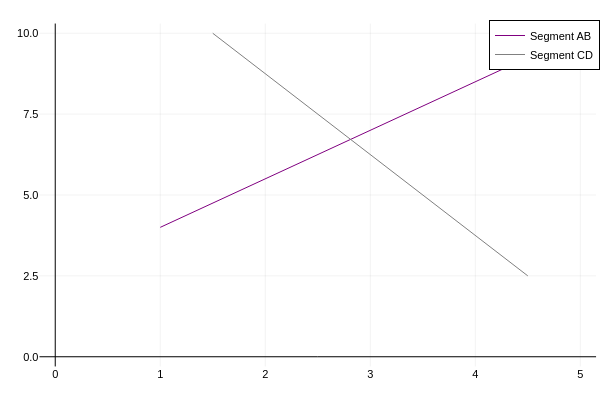

Notebook code cell kept with this figure:
### Markdown cell above
<a id="perpendicular-lines"></a>
#### 2.1.1.3 Perpendicular Lines

**Mathematical Concept:**
Lines are orthogonal (perpendicular) if their slopes are negative reciprocals of one another, forming a 90-degree intersection.
$$ m_1 = -\frac{1}{m_2} $$

**Modeling Objective:**
Visualize orthogonal trajectories in a Cartesian coordinate system.

[↑ Back to Table of Contents](#table-of-contents)

### Code cell
A = (x1, y1) = (1.0, 4.0)
B = (x2, y2) = (5.0, 10.0)

plot([x1, x2], [y1, y2], 
      label="Segment AB", 
      color=:purple,)

C = (a1, b1) = (x1+0.5, y1*2.5)
D = (a2, b2) = (x2-0.5, y2/4)

plot!([a1, a2], [b1, b2], 
      label="Segment CD", 
      color=:gray,
      framestyle=:zerolines)

# I know the angle is not 90 degree, But i tried

### Figure 1 — Plotly figure (JSON) as saved in the notebook; plotly's stock layout.template omitted (floating-point values rounded to 4 significant figures)
{"data": [{"colorbar": {"len": 0.9525, "title": "", "x": 0.9934, "y": 0.5139}, "legendgroup": "Segment AB", "line": {"color": "rgba(128, 0, 128, 1.000)", "dash": "solid", "shape": "linear", "width": 1}, "mode": "lines", "name": "Segment AB", "showlegend": true, "type": "scatter", "x": [1, 5], "xaxis": "x", "y": [4, 10], "yaxis": "y"}, {"colorbar": {"len": 0.9525, "title": "", "x": 0.9934, "y": 0.5139}, "legendgroup": "Segment CD", "line": {"color": "rgba(128, 128, 128, 1.000)", "dash": "solid", "shape": "linear", "width": 1}, "mode": "lines", "name": "Segment CD", "showlegend": true, "type": "scatter", "x": [1.5, 4.5], "xaxis": "x", "y": [10, 2.5], "yaxis": "y"}], "layout": {"annotations": [], "height": 400, "legend": {"bgcolor": "rgba(255, 255, 255, 1.000)", "bordercolor": "rgba(0, 0, 0, 1.000)", "borderwidth": 1, "font": {"color": "rgba(0, 0, 0, 1.000)", "family": "sans-serif", "size": 11}, "title": {"font": {"color": "rgba(0, 0, 0, 1.000)", "family": "sans-serif", "size": 15}, "text": ""}, "tracegroupgap": 0, "traceorder": "normal", "x": 1, "xanchor": "auto", "y": 1, "yanchor": "auto"}, "margin": {"b": 20, "l": 0, "r": 0, "t": 20}, "paper_bgcolor": "rgba(255, 255, 255, 1.000)", "plot_bgcolor": "rgba(255, 255, 255, 1.000)", "showlegend": true, "width": 600, "xaxis": {"anchor": "y", "domain": [0.06582, 0.9934], "gridcolor": "rgba(0, 0, 0, 0.100)", "gridwidth": 0.5, "linecolor": "rgba(0, 0, 0, 1.000)", "mirror": false, "range": [-0.15, 5.15], "showgrid": true, "showline": false, "showticklabels": true, "tickangle": 0, "tickcolor": "rgba(0, 0, 0, 0.000)", "tickfont": {"color": "rgba(0, 0, 0, 1.000)", "family": "sans-serif", "size": 11}, "tickmode": "array", "ticks": "inside", "ticktext": ["0", "1", "2", "3", "4", "5"], "tickvals": [0, 1, 2, 3, 4, 5], "title": "", "titlefont": {"color": "rgba(0, 0, 0, 1.000)", "family": "sans-serif", "size": 15}, "type": "-", "visible": true, "zeroline": true, "zerolinecolor": "rgba(0, 0, 0, 1.000)"}, "yaxis": {"anchor": "x", "domain": [0.03762, 0.9902], "gridcolor": "rgba(0, 0, 0, 0.100)", "gridwidth": 0.5, "linecolor": "rgba(0, 0, 0, 1.000)", "mirror": false, "range": [-0.3, 10.3], "showgrid": true, "showline": false, "showticklabels": true, "tickangle": 0, "tickcolor": "rgba(0, 0, 0, 0.000)", "tickfont": {"color": "rgba(0, 0, 0, 1.000)", "family": "sans-serif", "size": 11}, "tickmode": "array", "ticks": "inside", "ticktext": ["0.0", "2.5", "5.0", "7.5", "10.0"], "tickvals": [0, 2.5, 5, 7.5, 10], "title": "", "titlefont": {"color": "rgba(0, 0, 0, 1.000)", "family": "sans-serif", "size": 15}, "type": "-", "visible": true, "zeroline": true, "zerolinecolor": "rgba(0, 0, 0, 1.000)"}}}
